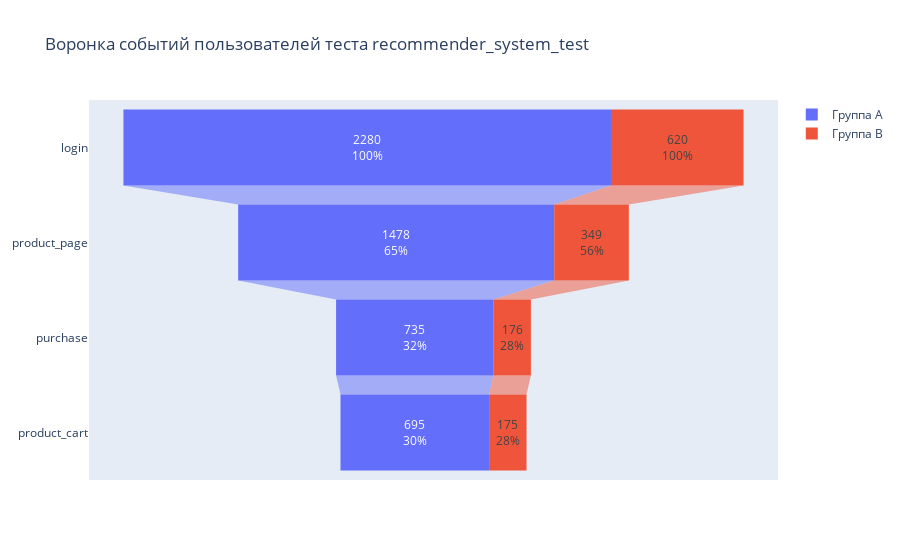

Notebook code for this chart:
### Markdown cell above
Конверсия тестовой группы на 8% меньше для шага `login` - `product_page` и на 4% меньше на этапе `product_page` - `purchase`, чем у контрольной группы.

### Code cell
fig = go.Figure()

fig.add_trace(go.Funnel(
    name = 'Группа А',
    y = funnel_A['event_name'],
    x = funnel_A['users'],
    textinfo = "value+percent initial"))

fig.add_trace(go.Funnel(
    name = 'Группа B',
    y = funnel_B['event_name'],
    x = funnel_B['users'],
    textinfo = "value+percent initial"))

fig.update_layout(title_text='Воронка событий пользователей теста recommender_system_test')
fig.show()

### Figure 1 — Plotly figure (JSON) as saved in the notebook; plotly's stock layout.template omitted (floating-point values rounded to 4 significant figures)
{"data": [{"name": "Группа А", "textinfo": "value+percent initial", "type": "funnel", "x": [2280, 1478, 735, 695], "y": ["login", "product_page", "purchase", "product_cart"]}, {"name": "Группа B", "textinfo": "value+percent initial", "type": "funnel", "x": [620, 349, 176, 175], "y": ["login", "product_page", "purchase", "product_cart"]}], "layout": {"title": {"text": "Воронка событий пользователей теста recommender_system_test"}}}
